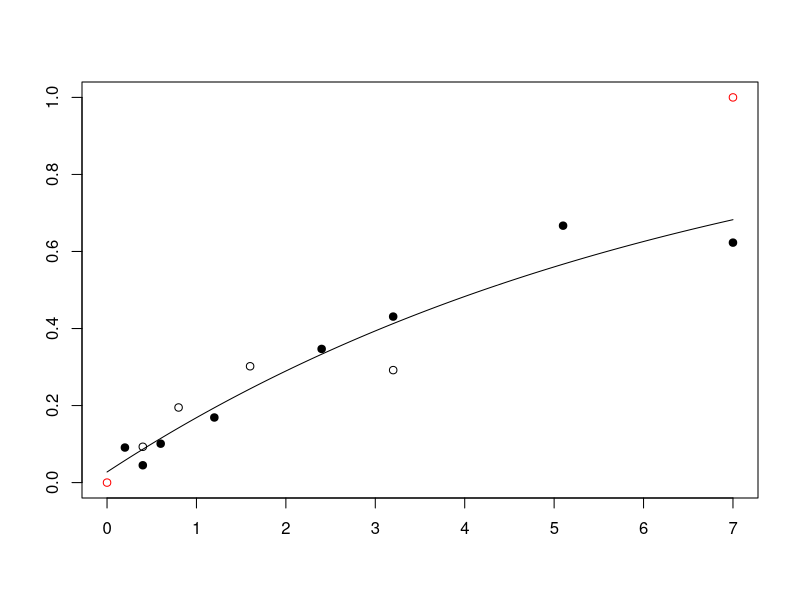
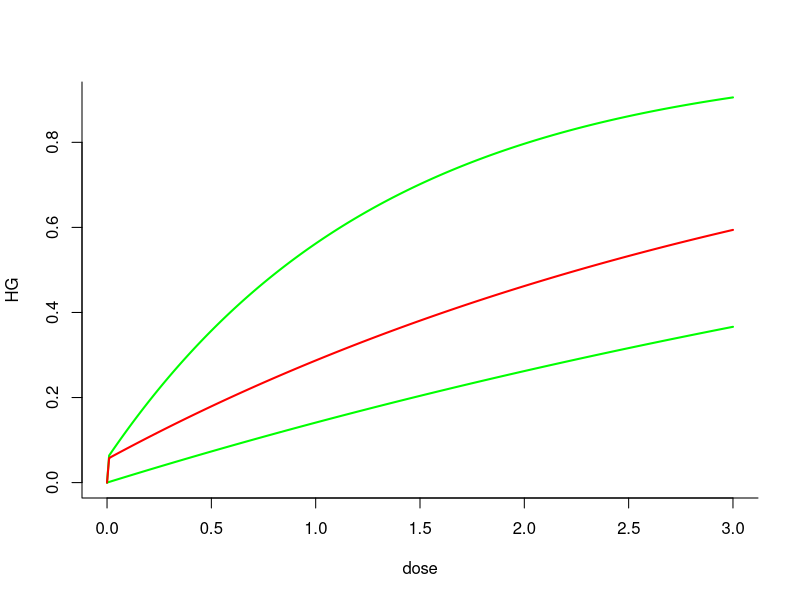
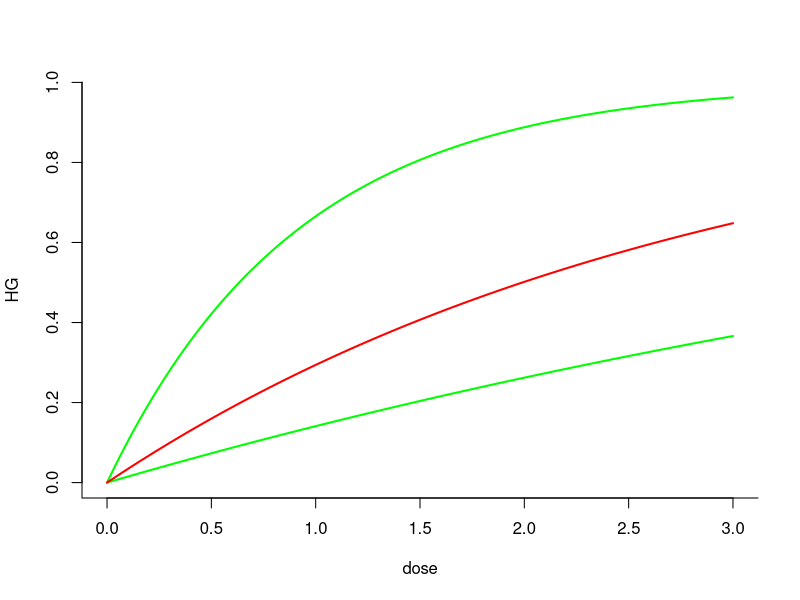
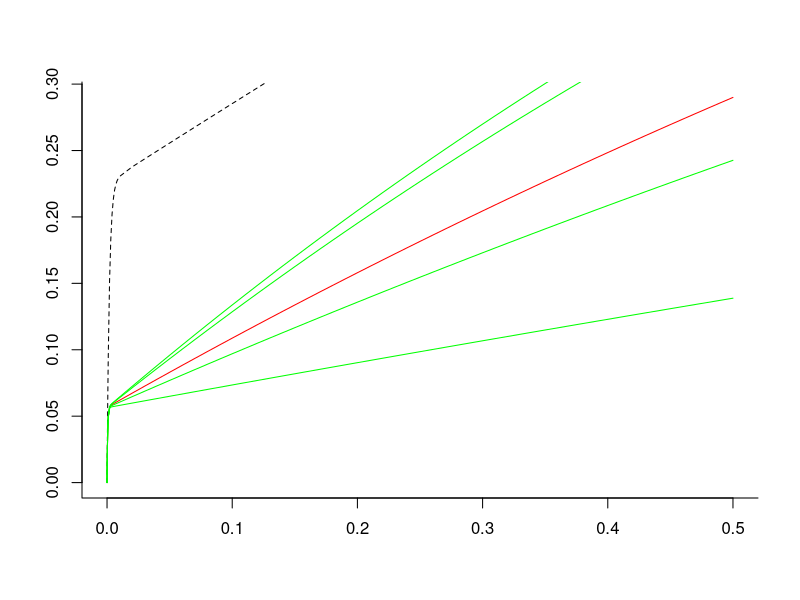
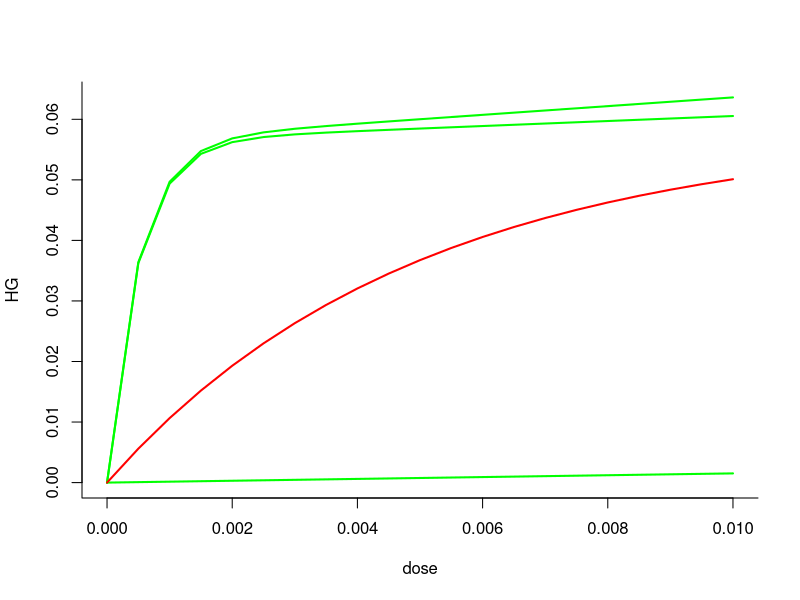

Write the R code that produced these figures, in order.
#   Filename: HGsynergyMain_merge2.R 
#   Purpose: Concerns radiogenic mouse HG tumorigenesis.

#   Copyright: (C) 2017 Mark Ebert, Edward Huang, Dae Woong Ham, Yimin Lin, and Ray Sachs
 
#   This program is free software: you can redistribute it and/or modify
#   it under the terms of the GNU General Public License version 3 as published 
#   by the Free Software Foundation.
 
#   This program is distributed in the hope that it will be useful,
#   but WITHOUT ANY WARRANTY; without even the implied warranty of
#   MERCHANTABILITY or FITNESS FOR A PARTICULAR PURPOSE.  See the
#   GNU General Public License for more details.

#   You should have received a copy of the GNU General Public License
#   along with this program.  If not, see <http://www.gnu.org/licenses/>.

#   Attribution Information: This R script was developed at UC Berkeley.
#   < authors and contributions to be added later > 

#   Relevant references and abbreviations:
#   ".93Alp" = Alpen et al. "Tumorigenic potential of high-Z, high-LET charged-particle radiations." Rad Res 136:382-391 (1993)
#   ".94Alp" = Alpen et al. "Fluence-based relative biological effectiveness for charged particle carcinogenesis in mouse Harderian gland." Adv Space Res 14(10): 573-581. (1994).  
#   "16Chang" = Chang et al. "Harderian Gland Tumorigenesis: Low-Dose and LET Response." Radiat Res 185(5): 449-460. (2016).  
#   "16Srn" = Siranart et al."Mixed Beam Murine Harderian Gland Tumorigenesis: Predicted Dose-Effect Relationships if neither Synergism nor Antagonism Occurs." Radiat Res 186(6): 577-591 (2016).  
#   "17Cuc" = Cucinotta & Cacao. "Non-Targeted Effects Models Predict Significantly Higher Mars Mission Cancer Risk than Targeted Effects Models." Sci Rep 7(1): 1832. (2017). PMC5431989

library(deSolve) #  solving differential equations
library(ggplot2) #  plotting
library(mvtnorm) #  Monte Carlo simulation
library(minpack.lm) #  non-linear regression 
rm(list=ls())
#=========================== DATA START ===========================#
dfr <- data.frame( #  data used in 16Chang; includes data analyzed in .93Alp and .94Alp  
  dose.1 = c(0.2,0.4,0.6,1.2,2.4,3.2,5.1,7,0.05,0.1,0.15,0.2,0.4,0.8,1.6,0.05,0.1,0.2,0.4,0,0.1,0.2,0.4,0.8,1.6,0.4,0.8,1.6,3.2,0.05,0.1,0.2,0.4,0.8,0.1,0.2,0.4,0.8,0.1,0.2,0.4,0.04,0.08,0.16,0.32,0.033,0.066,0.13,0.26,0.52,.2, .4, .6),
  HG = c(0.091,0.045,0.101,0.169,0.347,0.431,0.667,0.623,0.156,0.215,0.232,0.307,0.325,0.554,0.649,0.123,0.145,0.207,0.31,0.026,0.083,0.25,0.39,0.438,0.424,0.093,0.195,0.302,0.292,0.109,0.054,0.066,0.128,0.286,0.183,0.167,0.396,0.536,0.192,0.234,0.317,0.092,0.131,0.124,0.297,0.082,0.088,0.146,0.236,0.371,.154,.132,.333), #  HG prevalence as defined in 16Chang
  NWeight =.01*c(520,2048,1145,584,313,232,293,221,1162,877,455,409,374,223,320,742,661,347,131,6081,1091,251,244,191,131,645,255,199,111,649,378,973,833,201,468,381,197,109,496,257,185,1902,1063,884,350,1767,1408,874,299,261,322,206,67), #  nominal weight for weighted least squaresregression; see .93Alp. The Lanthanum entries were obtained by measuring the main graph in 17Cuc 
  index=c(rep(1,8),rep(0,17), rep(1,4),  rep(0,24)), #  index=0 for Z>3 ions, 1 otherwise. Not needed in some models
  L = c(rep(1.6,8), rep(193, 7), rep(250, 4), rep(195, 6), rep(0.4, 4), rep(25, 5), rep(464, 4), rep(193, 3),rep(70, 4), rep(100, 5), rep(953, 3)), #  L = LET = LET_infinity = stopping power (keV/micron)
  Z = c(rep(2, 8), rep(26, 17), rep(1, 4), rep(10, 5), rep(43, 4), rep(26, 3), rep(14, 4), rep(22, 5), rep(57, 3)), #  atomic number, charge in units of proton charge on fully ionized atomic nucleus, e.g. 2 for 2He4
  Zeff = c(rep("TBD", 53)), #  effective ion charge according to the formula of W.H Barkas. Zeff <= Z. Calculated below. For this data, only very slightly less than Z.
  beta = c(rep("TBD", 53)), #  ion speed, relative to speed of light, calculated below
  MeVperu = c(rep(228, 8), rep(600, 7), rep(300, 4), rep(600, 6), rep(250, 4), rep(670, 5), rep(600, 4), rep(600, 3), rep(260, 4), rep(1000, 5), rep(593, 3)), #  Kinetic energy in MeV, divided by atomic mass, e.g. divided by 4u=4x931.5 MeV/c^2 for 2He4
  Katz = c(rep("TBD", 53)), #  for fully ionized nuclei, Katz's Z^2/beta^2, Calculated below. It is part of the Bethe Barkas Bloch equation for stopping power. Our calculations don't use Katz, but various similar calculations do.
  ion = c(rep("He4", 8), rep("Fe56", 17), rep("p", 4), rep("Ne20", 5), rep("Nb93", 4), rep("Fe56", 3), rep("Si28", 4), rep("Ti48", 5), rep("La139", 3)),
  comments = c(".93AlpLooksOK", rep("", 7), ".93AlplooksOK", rep('', 11), ".93Alp.no.iso", "not in 17Cuc (or 16Chang?)", rep("", 3), "16Chang all OK?", rep('', 24), ".94Alp","From graphs",'e.g. in 17Cuc')
) 

# Data for HG induced by photons from Cs-137 or Co-60 beta decay; from 16Chang (and calibration of LQ model)
ddd <- data.frame(dose.1 = c(0, 0.4, 0.8, 1.6, 3.2, 7, 0, .4, .8, .12, 1.6),
                  HG = c(.026, .048, .093, .137, .322, .462, .0497, .054, .067, .128, .202),
                  NWeight = c(6081.2, 4989.5, 1896.8, 981.1, 522.2, 205.2, 7474.1, 2877.6, 1423.7, 689.9, 514.9),
                  Nucleus = c(rep("Cobalt-60", 6), rep("Cesium-137", 5)),
                  Comments = c(rep("TBD", 11))
)
GeVu <- 0.001 * dfr[, "MeVperu"] #  convert to GeV/u for convenience in a calculation
dfr[, "Katz"] <- round(dfr[, "Z"] ^2 * (2.57 * GeVu ^2 + 4.781 * GeVu + 2.233) / (2.57 * GeVu ^2 + 4.781 * GeVu), 2) #  special relativistic calculation of Z^2/beta^2. The numerics include conversion from GeV to joules and from u to kg.
dfr[, "beta"] <- round(dfr[, "Z"] * sqrt(1 / dfr[, "Katz"]), 3) #  i.e. Z*sqrt(beta^2/Z^2) 
dfr[, "Zeff"] <- round(dfr[, "Z"] * (1 - exp( -125 * dfr[, "Z"] ^ (-2.0 / 3))), 2) #  Barkas formula for Zeff; for us Zeff is almost Z

dfra <- dfr[c(1:19, 26:53), ] #  removes the zero dose case and the no isograft data
#=========================== DATA END ===========================#

#####  photon model #####
LQ <- lm(HG ~ dose.1 + I(dose.1 ^ 2), data = ddd) # linear model fit on ddd dataset
summary(LQ, correlation = T) 

#===================== HZE/NTE MODEL, abbreviated  "hin" for "high non-targeted" =====================# 
# Uses 3 adjustable parameters. There is also an HZE/TE model, abbreviated "hit" for "high targeted" and a "LOW"
# model for Z <= 3. Both hin and hit are for Z>3 in principle and here have data for Z >= 8.  

dfrHZE <- subset(dfra, Z > 3) # look only at HZE not at much lower Z and LET ions. # In next line phi controls how fast NTE build up from zero; not really needed during calibration since phi*Dose>>1 at every observed Dose !=0. phi needed for later synergy calculations.

phi <- 2000#  even larger phi should give the same final results, but might cause extra problems with R. 
hinm <- nls(HG ~ .0275 + (1 - exp ( -0.01 * (aa1 * L * dose.1 * exp( -aa2 * L) + (1 - exp( - phi * dose.1)) * kk1))), #  calibrating parameters in a model that modifies the hazard function NTE models in 17Cuc. "hinm" is for hin model
            data = dfrHZE, 
            weights = NWeight,
            start = list(aa1 = .9, aa2 = .01, kk1 = 6)) 
summary(hinm, correlation = T); vcov(hinm) #  parameter values & accuracy; variance-covariance matrix RKSB
hin.c <- coef(hinm) #  calibrated central values of the 3 parameters. Next is the IDER, = 0 at dose 0
hanC <- function(dose.1,L) { #  calibrated hazard function "hanC" is for hazard non-targeted calibrated
  0.01 * (hin.c[1] * L * dose.1 * exp(-hin.c[2] * L) + (1 - exp(- phi * dose.1)) * hin.c[3])
  } 
Calculate.hinC <- function(dose.1, L) {
  1 - exp(-hanC(dose.1, L)) #  Calibrated HZE NTE IDER
}
######### TE model #########
hitm <- nls(HG ~ .0275 + (1 - exp ( -0.01 * (aate1 * L * dose.1 * exp( -aate2 * L) ))), #  calibrating parameters in a TE only model.
            data = dfrHZE,  
            weights = NWeight,
            start = list(aate1 = .9, aate2 = .01)) 
summary(hitm, correlation = T); vcov(hitm) #  parameter values & accuracy; variance-covariance matrix RKSB
hit.c <- coef(hitm) #  calibrated central values of the 2 parameters. Next is the IDER, = 0 at dose 0
hatC <- function(dose.1,L) { #  calibrated hazard function
  0.01 * (hit.c[1] * L * dose.1 * exp(-hit.c[2] * L))
} 
Calculate.hitC <- function(dose.1, L) {
  1 - exp(-hatC(dose.1, L)) #  Calibrated HZE TE IDER
}
IC<-cbind(AIC(hitm,hinm),BIC(hitm,hinm))
print(IC)
dose <- c(seq(0, .00001, by = 0.000001), #  look carefully near zero, but go out to 0.5 Gy
          seq(.00002, .0001, by=.00001),
          seq(.0002, .001, by=.0001),
          seq(.002, .01, by=.001),
          seq(.02, .5, by=.01))
# dose <- dose[1:30] #  this can be used to zoom in on the very low dose behavior in the graphs

####### calculate baseline MIXDER I(d) for mixtures of HZE components modeled by NTE IDER and then those by TE IDER #######
IntegratehinMIXDER <- function(r, L, d = dose, aa1 = hin.c[1], aa2 = hin.c[2], kk1 = hin.c[3]) {
  dE <- function(yini, State, Pars) {
    aa1 <- aa1; aa2 <- aa2; kk1 <- kk1
    with(as.list(c(State, Pars)), {
      aa = vector(length = length(L))
      u = vector(length = length(L))
      for (i in 1:length(L)) {
        aa[i] = aa1*L[i]*exp(-aa2*L[i])
        u[i] = uniroot(function(d) 1-exp(-0.01*(aa[i]*d+(1-exp(-phi*d))*kk1)) - I, lower = 0, upper = 20, tol = 10^-10)$root
      }
      dI = vector(length = length(L))
      for (i in 1:length(L)) {
        dI[i] = r[i]*0.01*(aa[i]+exp(-phi*u[i])*kk1*phi)*exp(-0.01*(aa[i]*u[i]+(1-exp(-phi*u[i]))*kk1))
        
      }
      dI = sum(dI)
      return(list(c(dI)))
    })
  }
  pars = NULL; yini = c(I= 0); d = d
  out = ode(yini, times = d, dE, pars, method = "radau")
  return(out)
} 
#Now hit instead of hin
Integrate_hiteMIXDER <- function(r, L, d = dose, aate1 = hit.c[1], aate2 = hit.c[2]) {
  dE <- function(yini, State, Pars) {
    aate1 <- aate1; aate2 <- aate2; kk1 <- kk1
    with(as.list(c(State, Pars)), {
      aate = vector(length = length(L))
      u = vector(length = length(L))
      for (i in 1:length(L)) {
        aate[i] = aate1*L[i]*exp(-aate2*L[i])
        u[i] = uniroot(function(d) 1-exp(-0.01*(aate[i]*d)) - I, lower = 0, upper = 20, tol = 10^-10)$root
      }
      dI = vector(length = length(L))
      for (i in 1:length(L)) {
        dI[i] = r[i]*0.01*aate[i]*exp(-0.01*(aate[i]*u[i]))
        
      }
      dI = sum(dI)
      return(list(c(dI)))
    })
  }
  pars = NULL; yini = c(I= 0); d = d
  out = ode(yini, times = d, dE, pars, method = "radau")
  return(out)
} 
########### Light ion, low Z (<= 3), low LET model ######### 
dfrL <- subset(dfra, Z <= 3) #  for Light ions
LOW.m <- nls(HG ~ .0275 + 1-exp(-bet * dose.1),
             data = dfrL,
             weights = NWeight,
             start = list(bet = .5))
summary(LOW.m)
LOW.c <- coef(LOW.m)  # calibrated central values of the parameter
CalculateLOW.C <- function(dose.1, L) { # Calibrated Low LET model. Use L=0, but maybe later will use L >0 but small 
  return(1 - exp(-LOW.c[1] * dose.1))
}  

dE_2 <- function(dose,L) { # Slope dE/dd of the low LET, low Z model; looking at the next plot() it seems fine
  LOW.c*exp(-LOW.c*dose)  
}

# plot () chunks such as the following are visual check to see if our calibration is consistent with 16Chang, .93Alp, .94Alp
# and 17Cuc; (ggplot commands are Yinmin's and concern CI)
# Put various values in our calibrated model to check with numbers and graphs in these references
plot(c(0, 7), c(0, 1), col = 'red', ann = 'F') 
ddose <- 0.01 * 0:700; lines(ddose, CalculateLOW.C(ddose, 0) + .0275)  #  calibrated lowLET IDER
points(dfrL[1:8, "dose.1"], dfrL[1:8,"HG"],pch=19) #  RKS: Helium data points
points(dfrL[9:12, "dose.1"], dfrL[9:12, "HG"] )  #  proton data points 

####### remove following lines I think RKS ####### 
#dE_1 <- function(d, aa1, aa2, kk1, phi, L) { # For hin
#    ((kk1 * phi * exp(-phi * d )  + aa1 * L * exp( -aa2 * L)) * 
#   exp(-0.01 * (kk1 * (1 - exp( -phi * d)) + aa1 * L * exp(-aa2 * L) * d))) / 100
#  }
########## END remove these lines RKS #########

################## I(d) calculator for high Z, high E, NTE model hinm plus optionally LOW. START ##################
calculateComplexId <- function(r, L, d, aa1 = hin.c[1], aa2 = hin.c[2], kk1 = hin.c[3], phi = 2000, beta = LOW.c, lowLET = FALSE) {
# Calculates incremental effect additivity function I(d) for mixture of N >= 1 HZE NTE IDERs and optionally one low-LET IDER 
# new argument: lowLET (FALSE by default, TRUE when one IDER is low-LET)
  dE <- function(yini, State, Pars) { #  Constructing an ode from the IDERS
    aa1 <- aa1; aa2 <- aa2; kk1 <- kk1; beta <- beta; phi <- phi; L <- L
    with(as.list(c(State, Pars)), {
      aa <- vector(length = length(L))  
      u <- vector(length = length(L))  
      for (i in 1:length(L)) {
        aa[i] <- aa1 * L[i] * exp(-aa2 * L[i])
        u[i] <- uniroot(function(d) 1-exp(-0.01*(aa1*L[i]*d*exp(-aa2*L[i])+(1-exp(-phi*d))*kk1)) - I, lower = 0, upper = 200, extendInt = "yes", tol = 10^-10)$root #egh this is used in the single HZE and lowLET example
      }
      dI <- vector(length = length(L))
      for (i in 1:length(L)) {
        dI[i] <- r[i] * 0.01*(aa[i]+exp(-phi*u[i])*kk1*phi)*exp(-0.01*(aa[i]*u[i]+(1-exp(-phi*u[i]))*kk1))
      }
      if (lowLET == TRUE) { # If low-LET IDER is present then include it at the end of the dI vector
        u[length(L) + 1] <- uniroot(function(d) 1-exp(-beta*d) - I, lower = 0, upper = 200, extendInt = "yes", tol = 10^-10)$root
        dI[length(L) + 1] <- r[length(r)] * dE_2(d = u[length(L) + 1], L = 0)
      }
      dI <- sum(dI)
      return(list(c(dI)))
    })
  }
  return(ode(c(I = 0), times = d, dE, parms = NULL, method = "radau")) #  Finds solution I(d) of the differential equation
  # RKS to Yimin and Edward: I'm not convinced we need to or should add that the method is radau
}
################## I(d) calculator for high Z, high E, NTE model hinm plus optionally LOW. END ##################

###### RKS to Yimin and Edward: Next is the same for hitm; then some plots #####
calculateComplexId.te <- function(r, L, d, aate1 = hit.c[1], aate2 = hit.c[2], beta = LOW.c, lowLET = FALSE) {
  dE <- function(yini, State, Pars) { #  Constructing an ode from the IDERS
    aate1 <- aate1; aate2 <- aate2; beta <- beta; L <- L
    with(as.list(c(State, Pars)), {
      aate <- vector(length = length(L))
      u <- vector(length = length(L))
      for (i in 1:length(L)) {
        aate[i] <- aate1 * L[i] * exp(-aate2 * L[i])
        u[i] <- uniroot(function(d) 1-exp(-0.01*(aate1*L[i]*d*exp(-aate2*L[i]))) - I, lower = 0, upper = 200, extendInt = "yes", tol = 10^-10)$root
      }
      dI <- vector(length = length(L))
      for (i in 1:length(L)) {
        dI[i] <- r[i] * 0.01*aate[i]*exp(-0.01*aate[i]*u[i])
      }
      if (lowLET == TRUE) { # If low-LET IDER is present then include it at the end of the dI vector
        u[length(L) + 1] <- uniroot(function(d) 1-exp(-beta*d) - I, lower = 0, upper = 200, extendInt = "yes", tol = 10^-10)$root
        dI[length(L) + 1] <- r[length(r)] * dE_2(d = u[length(L) + 1], L = 0)
      }
      dI <- sum(dI)
      return(list(c(dI)))
    })
  }
  return(ode(c(I = 0), times = d, dE, parms = NULL, method = "radau")) #  Finds solution I(d) of the differential equation
}
# RKS to Yimin and Edward: I'm not convinced we need to or should add that the method is radau


# Example Plot 1 : one HZE one low-LET for hin
d <- .01 * 0:300.; r1 <- .2; r <- c(r1, 1 - r1) #Proportions. Next plot IDERs and MIXDER
plot(x = d, y = Calculate.hinC(dose.1 = d, L = 173), type = "l", xlab="dose",ylab="HG",bty='l',col='green',lwd=2)
lines(x = d, y = CalculateLOW.C( d,0), col='green', lwd=2)
lines(x = d, y = calculateComplexId(r = r, L = 193, d = d, lowLET = TRUE)[, 2], col = "red", lwd=2) # I(d)

# Example Plot 1hit : one HZE one low-LET for hit
d <- .01 * 0:300.; r1 <- .2; r <- c(r1, 1 - r1) #Proportions. Next plot IDERs and MIXDER
plot(x = d, y = Calculate.hitC(dose.1 = d, L = 173), type = "l", xlab="dose",ylab="HG",bty='l',col='green',lwd=2)
lines(x = d, y = CalculateLOW.C( d,0), col='green', lwd=2)
lines(x = d, y = calculateComplexId.te(r = r, L = 193, d = d, lowLET = TRUE)[, 2], col = "red", lwd=2) # I(d)

# Example Plot 2: four HZE
r <- rep(0.25,4); L <- c(25, 70, 190, 250)
plot(calculateComplexId(r, L, d = dose), type='l', col='red', bty='l', ann='F') #  I(d) plot
SEA <- function(dose.1) Calculate.hinC(dose.1/4, 25) + Calculate.hinC(dose.1/4, 70) + Calculate.hinC(dose.1/4, 190) + Calculate.hinC(dose.1/3, 250)
lines(dose, SEA(dose), lty=2)
lines(dose, Calculate.hinC(dose,190), col='green') # component 4
lines(dose, Calculate.hinC(dose, 250), col='green') # component 3
lines(dose, Calculate.hinC(dose, 70), col='green') # component 2
lines(dose, Calculate.hinC(dose, 25), col='green') # component 1

# Example Plot 3: two HZE one low-LET
d <- seq(0, .01, .0005); r <- c(1/20, 1/20, 9/10); L <- c(70, 173)
plot(x = d, y = Calculate.hinC(dose.1 = d, L = 173), type = "l", xlab="dose",ylab="HG",bty='l',col='green',lwd=2)
lines(x = d, y = Calculate.hinC(d, 70), col='green', lwd=2) # component 3
lines(x = d, y = CalculateLOW.C(d, 0), col='green', lwd=2)
lines(x = d, y = calculateComplexId(r, L, d = d, lowLET = TRUE)[, 2], col = 'red', lwd = 2)

################## I(d) calculator END ##################
 
#==============================================#
#==========Confidence Interval Part============#
#==============================================#

# Set the pseudorandom seed

# set.seed(1)
# 
# Generate_CI <- function(N = 500, intervalLength = 0.95, d, r, L, HZEmodel = hinm, method = 0) {
#    # Function to generate CI for the input dose.
#    # @params:   N              - numbers of sample
#    #            intervalLength - size of confidence interval
#    #            d              - input dose
#    #            r              - proportion of ion
#    #            L              - LTE
#    #            HZEmodel       - the input HZE model
#    #            method         - select Naive or Monte Carlo Approach
#    #                             0 - Naive
#    #                             1 - Monte Carlo
#    if (method) {
#      #========= Monte Carlo =========#
#      valueArr = vector(length = 0)
#      # Generate N randomly generated samples of parameters of HZE model.
#      monteCarloSamples = rmvnorm(n = N, mean = coef(HZEmodel), sigma = vcov(HZEmodel))
#  
#      # For each sample curve, evalute them at input dose, and sort.
#      for (i in 1:500) {
#        valueArr = c(valueArr, IntegratehinMIXDER(r = r, L = L, d = c(0, d), aa1 = monteCarloSamples[, 1][i], aa2 = monteCarloSamples[, 2][i], kk1 = monteCarloSamples[, 3][i])[, 2][2])
#      }
#      valueArr = sort(valueArr)
#  
#      # Returning resulting CI
#      return (c(valueArr[(1-intervalLength)/2*500], valueArr[(intervalLength + (1-intervalLength)/2)*500]))
#    } else {
#      #========= Naive =========#
#      stdErrArr = summary(HZEmodel)$coefficients[, "Std. Error"]
#      meanArr = summary(HZEmodel)$coefficients[, "Estimate"]
#      upper = IntegratehinMIXDER(r = r, L = L, d = c(0, d), aa1 = meanArr["aa1"] + 2*stdErrArr["aa1"], aa2 = meanArr["aa2"] + 2*stdErrArr["aa2"], kk1 = meanArr["kk1"] + 2*stdErrArr["kk1"])[, 2][2]
#      lower = IntegratehinMIXDER(r = r, L = L, d = c(0, d), aa1 = meanArr["aa1"] - 2*stdErrArr["aa1"], aa2 = meanArr["aa2"] - 2*stdErrArr["aa2"], kk1 = meanArr["kk1"] - 2*stdErrArr["kk1"])[, 2][2]
#      return (c(lower, upper))
#    }
#  }
#  
#  # Parameter initialization
#  r <- c(1/3, 1/3, 1/3); L <- c(25, 70, 250)
#  mixderCurve = IntegratehinMIXDER(r, L)
#  threeIonMIXDER = data.frame(d = mixderCurve[, 1], CA = mixderCurve[, 2])
#  numDosePoints = length(threeIonMIXDER$d)
#  naiveCI = matrix(nrow = 2, ncol = numDosePoints)
#  monteCarloCI = matrix(nrow = 2, ncol = numDosePoints)
#  
#  # Calculate CI for each dose point
#  for (i in 1 : numDosePoints) {
#    naiveCI[, i] = Generate_CI(d = threeIonMIXDER$d[i], r = r,  L = L)
#    monteCarloCI[, i] = Generate_CI(d = threeIonMIXDER$d[i], r = r,  L = L, method = 1)
#    print(paste("Currently at step:", toString(i)))
#  }

 # Plot
# mixderGraphWithNaiveCI = ggplot(data = threeIonMIXDER, aes(x = d, y = CA)) + geom_line(aes(y = CA), col = "red", size = 1) + geom_ribbon(aes(ymin = naiveCI[1, ], ymax = naiveCI[2, ]), alpha = .2)
# mixderGraphWithMonteCarloCI = ggplot(data = threeIonMIXDER, aes(x = d, y = CA)) + geom_line(aes(y = CA), col = "red", size = 1) + geom_ribbon(aes(ymin = monteCarloCI[1, ], ymax = monteCarloCI[2, ]), alpha = .4)
# print(mixderGraphWithNaiveCI)
# print(mixderGraphWithMonteCarloCI)
# 
# mixderGraphWithNaiveAndMonteCarloCI = ggplot(data = threeIonMIXDER, aes(x = d, y = CA)) + geom_line(aes(y = CA), col = "red", size = 1) + geom_ribbon(aes(ymin = monteCarloCI[1, ], ymax = monteCarloCI[2, ]), alpha = .4) + geom_line(aes(y = CA), col = "red", size = 1) + geom_ribbon(aes(ymin = naiveCI[1, ], ymax = naiveCI[2, ]), alpha = .2)
# print(mixderGraphWithNaiveAndMonteCarloCI)

#========================================#
#===================End==================#
#========================================#
